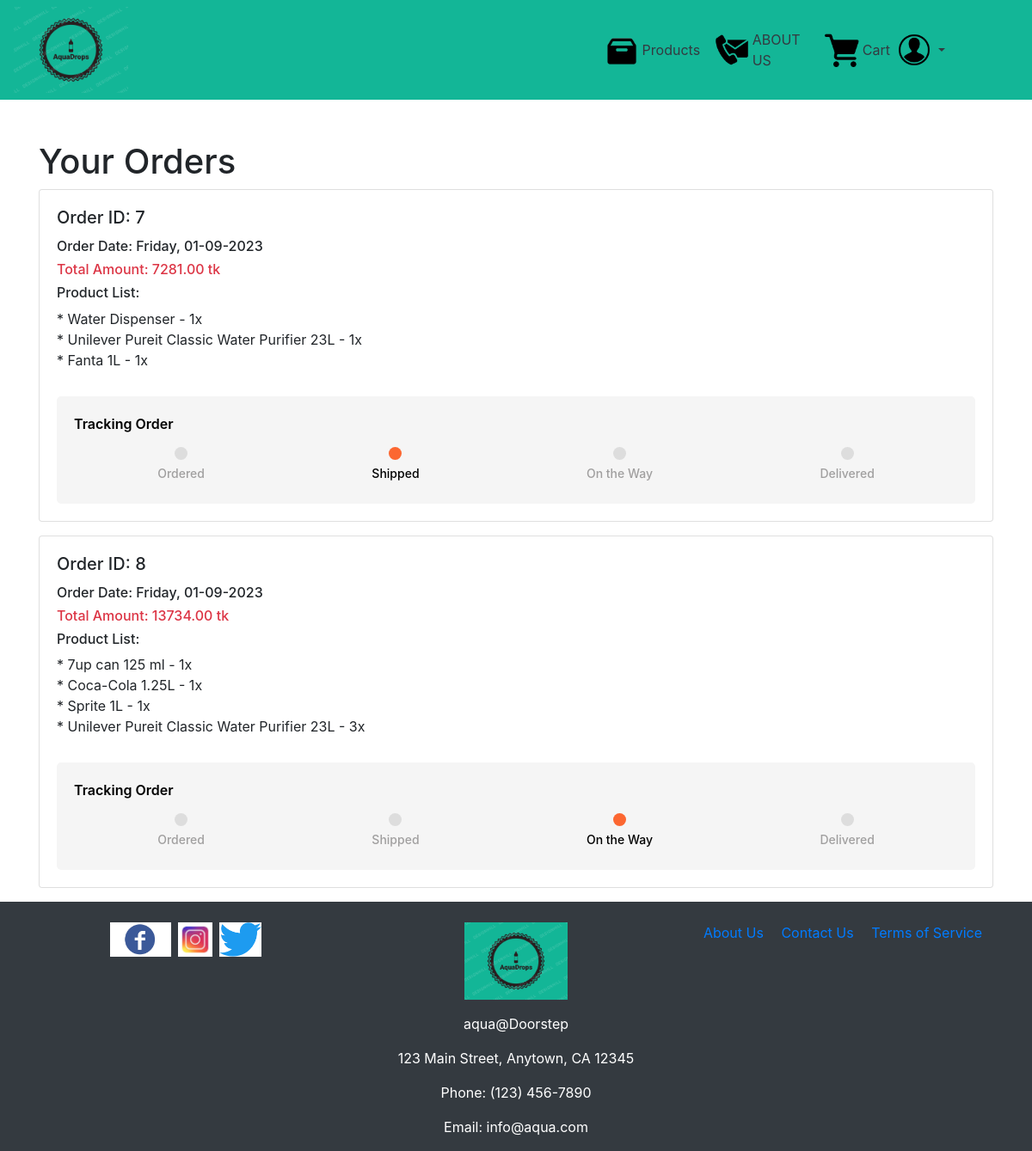
The page /user_order_page.php (signed in) on the database its author committed.
### tables this page shows
CREATE TABLE `orders` (
  `id` int(11) NOT NULL,
  `user_id` int(11) DEFAULT NULL,
  `name` varchar(255) DEFAULT NULL,
  `email` varchar(255) DEFAULT NULL,
  `contact_no` varchar(20) DEFAULT NULL,
  `address` text DEFAULT NULL,
  `payment_method` varchar(50) DEFAULT NULL,
  `product_list` text DEFAULT NULL,
  `order_date` timestamp NOT NULL DEFAULT current_timestamp(),
  `status` varchar(50) NOT NULL DEFAULT 'Ordered',
  `total_amount` decimal(10,2) DEFAULT NULL
);

### login_check.php (called while the page is built, shortened)
<?php
if (isset($_SESSION['user_id'])) {
    $userLoggedIn = true;
$user_id = $_SESSION['user_id'];
}
?>

### user_order_page.php (the view, shortened to what this page needs)
<?php
include('login_check.php');
include('connection.php');
$sql = "SELECT * FROM orders WHERE user_id = $user_id";
$result = $conn->query($sql);
if ($result->num_rows > 0) {
    ?>
    <!DOCTYPE html>
    <html lang="en">
    <head>
        <link href="https://maxcdn.bootstrapcdn.com/bootstrap/4.5.2/css/bootstrap.min.css" rel="stylesheet">
           <link rel="stylesheet" href="frontend/plugins/fontawesome-free/css/all.min.css">
    </head>
    <body>
    <?php
         include('header.php');
        ?>
        <div class="container">
            <h1 class="mt-5">Your Orders</h1>
            <?php
            while ($row = $result->fetch_assoc()) {
                ?>
                <div class="card mb-3">
                    <div class="card-body ">
                        <h5 class="card-title">Order ID: <?php echo $row['id']; ?></h5>
                        <h6 class="card-text">Order Date: <?php echo date('l, d-m-Y', strtotime($row['order_date'])); ?></h6>
                        <h6 class="card-text text-danger"> Total Amount: <?php echo $row['total_amount']; ?> tk</h6>
                         <div>
                            <h6>Product List:</h6>
                            <?php
                            $productList = json_decode($row['product_list'], true);
                            foreach ($productList as $product) {
                                echo "* " .$product['product_name'] . " - " . $product['quantity'] . "x <br>";
                            }
                            ?>
                        </div>
                        <div class="custom-progress">
                            <div class="progress-label">Tracking Order</div>
                            <div class="progress-track">
                                <div class="step <?php if ($row['status'] == 'Ordered') echo 'active'; ?>">Ordered</div>
                                <div class="step <?php if ($row['status'] == 'Shipped') echo 'active'; ?>">Shipped</div>
                                <div class="step <?php if ($row['status'] == 'On the Way') echo 'active'; ?>">On the Way</div>
                                <div class="step <?php if ($row['status'] == 'Delivered') echo 'active'; ?>">Delivered</div>
                            </div>
                        </div>
                    </div>
                </div>
                <?php
            }
            ?>
        </div>
        <?php include('footer.php');
        ?>
    </body>
    </html>
    <?php
} else {
    echo "You have no orders yet.";
}
?>

### header.php (shortened to what this page needs)
<header class="navbar"style=" background-color: rgb(19, 182, 151);">
    <div class="logo">
        <a href="./index.php">
            <img src="frontend/img/download.jfif" alt="Company Logo" style="height: 100px;">
        </a>
    </div>
    <nav class="navbar-icons d-flex align-items-center row">
        <a href="./products.php" class="nav-link d-flex align-items-center text-dark col-3">
            <img src="frontend/img/product.png" alt="Products" class="mr-1" style="max-height: 40px;">
            Products
        </a>
        <a href="./aboutUs.php" class="nav-link d-flex align-items-center text-dark col-3">
            <img src="frontend/img/contact-us.png" alt="About Us" class="mr-1" style="max-height: 40px;">
            ABOUT US
        </a>
		<?php if ($userLoggedIn) : ?>
        <a href="./cart.php" class="nav-link d-flex align-items-center text-dark col-2">
            <img src="frontend/img/grocery-store.png" alt="Cart" class="mr-1" style="max-height: 40px;">
            Cart
        </a>
        <div class="dropdown nav-link p-0 pr-3">
            <a class="dropdown-toggle d-flex align-items-center text-dark col-3" data-toggle="dropdown" href="#" role="button" aria-haspopup="true" aria-expanded="false">
                <img src="frontend/img/avatar.png" alt="Dashboard" class="mr-1" style="max-height: 40px;">
            </a>
				<?php else : ?>
				<a href="login.php" class="nav-link d-flex align-items-center text-dark col-3"><img src="frontend/img/avatar.png" alt="Login"class="mr-1" style="max-height: 40px;">LogIn</a>
			<?php endif; ?>
        </div>
    </nav>
</header>

### footer.php (shortened to what this page needs)
<footer class="bg-dark text-white">
    <div class="container">
        <div class="row justify-content-center">
            <div class="col-md-4 mt-4 text-center">
                <div class="footer-left d-flex align-items-center justify-content-center">
                    <a href=""><img src="frontend/img/fb-logo.jpg" alt="Facebook" class="mr-2 img-fluid" style="height: 40px;"></a>
                    <a href=""><img src="frontend/img/insta.jpg" alt="Instagram" class="mr-2 img-fluid" style="height: 40px;"></a>
                    <a href=""><img src="frontend/img/twit.png" alt="Twitter" class="mr-2 img-fluid" style="height: 40px;"></a>
                </div>
            </div>
            <div class="col-md-4 mt-4 text-center">
                <div class="footer-center">
                    <div class="aqlogo mb-3">
                        <img src="frontend/img/download.jfif" alt="AQUA DROPS Logo" class="logo-image"style="max-height: 90px;">
                    </div>
                    <div class="address">
                        <p>aqua@Doorstep</p>
                        <p>123 Main Street, Anytown, CA 12345</p>
                        <p>Phone: (123) 456-7890</p>
                        <p>Email: info@aqua.com</p>
                    </div>
                </div>
            </div>
            <div class="col-md-4 mt-4 text-center">
                <div class="footer-right mt-md-0">
                    <a href="#" class="mr-3">About Us</a>
                    <a href="#" class="mr-3">Contact Us</a>
                    <a href="#">Terms of Service</a>
                </div>
            </div>
        </div>
    </div>
</footer>
</body>
</html>

### user_order_page.php (style rules this page uses)
.custom-progress { margin-top: 30px; padding: 20px; background-color: #f5f5f5; border-radius: 5px; }
.progress-label { color: black; font-weight: 600; }
.progress-track { display: flex; justify-content: space-between; margin-top: 10px; }
.step { flex-grow: 1; padding: 5px; text-align: center; font-size: 14px; font-weight: 500; color: rgb(160, 159, 159); position: relative; }
.step.active { color: black; }
.step.active:before { background: rgb(252, 103, 49); color: white; }
.step:before { content: ""; width: 15px; height: 15px; background: #ddd; border-radius: 50%; display: block; margin: 0 auto 5px auto; }

### rows shown on the page
orders: id "7", order_date "Friday, 01-09-2023", total_amount "7281.00", product_name "Water Dispenser", quantity "1", product_name "Unilever Pureit Classic Water Purifier 23L", product_name "Fanta 1L"
orders: id "8", order_date "Friday, 01-09-2023", total_amount "13734.00", product_name "7up can 125 ml", quantity "1", product_name "Coca-Cola 1.25L", product_name "Sprite 1L", product_name "Unilever Pureit Classic Water Purifier 23L", quantity "3"
